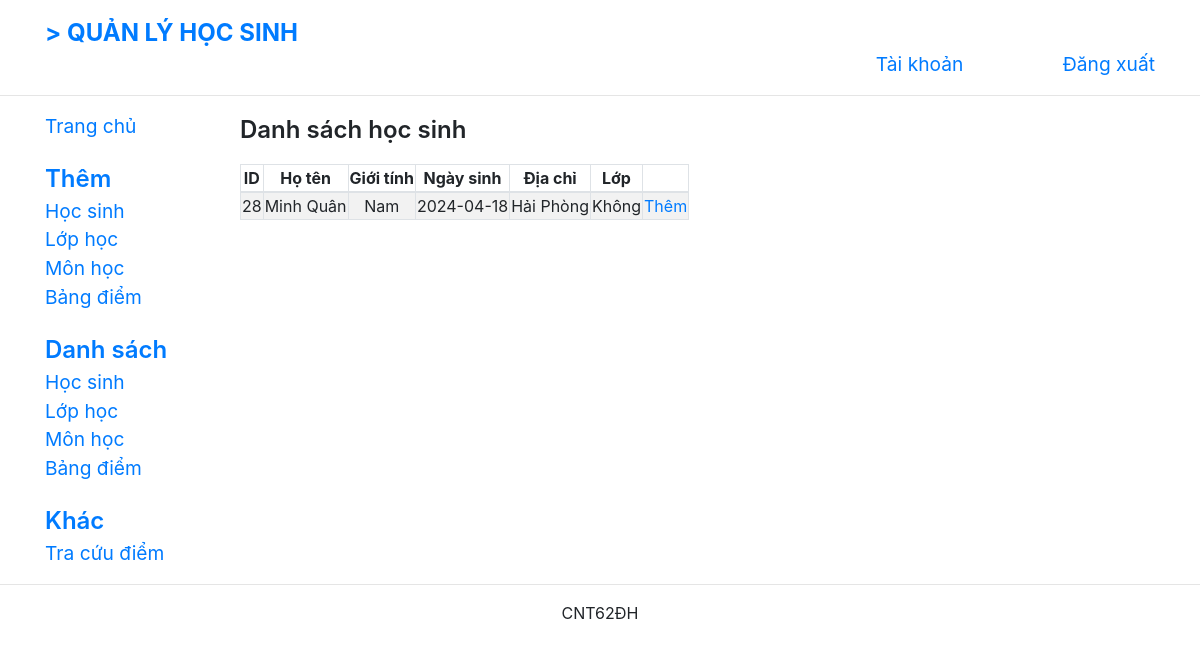
The page /listStudentsnotAdded.php on the database its author committed.
### tables this page shows
CREATE TABLE `hocsinh` (
  `id_hocsinh` int(11) NOT NULL,
  `hoten` varchar(50) NOT NULL,
  `gioitinh` varchar(5) NOT NULL,
  `ngaysinh` date NOT NULL,
  `diachi` varchar(50) NOT NULL,
  `id_lop` int(11) DEFAULT NULL
);

CREATE TABLE `lop` (
  `id_lop` int(11) NOT NULL,
  `tenlop` varchar(20) NOT NULL,
  `khoi` int(11) NOT NULL,
  `siso` int(11) NOT NULL
);

### listStudentsnotAdded.php (the view, shortened to what this page needs)
<?php
include"connect.php";
$sql = "SELECT hocsinh.id_hocsinh, hocsinh.hoten, lop.tenlop, hocsinh.gioitinh, hocsinh.ngaysinh, hocsinh.diachi FROM hocsinh INNER JOIN lop ON lop.id_lop = hocsinh.id_lop WHERE lop.tenlop ='Không'";
$stmt=$conn->prepare($sql);
$query=$stmt->execute();
?>
<!DOCTYPE html>
<html>
<head>
    <link rel="stylesheet" href="https://maxcdn.bootstrapcdn.com/bootstrap/4.0.0/css/bootstrap.min.css"
>
    <link href="https://cdn.jsdelivr.net/npm/select2@4.1.0-rc.0/dist/css/select2.min.css" rel="stylesheet" />
    <link rel="stylesheet" type="text/css" href="https://cdn.datatables.net/v/dt/dt-1.10.25/datatables.min.css" />
    <link rel="stylesheet" href="common.css">
    <link rel="stylesheet" href="layout.css">
</head>
<body>
    <div class="container">
        <header class="row">
            <div id="brand" class="col-12 col-lg-7">
                <a href="./index.php" class="navbar-brand">>
                    <span id="brand_name">QUẢN LÝ HỌC SINH</span>
                </a>
            </div>
            <div id="horizontal_menu" class="col-12 col-lg-5 row">
                <a href="#" class="col-7">Tài khoản</a>
                <a href="logout.php" class="col-5">Đăng xuất</a>
            </div>
        </header>
    </div>
    <hr>
    <div class="container">
        <div class="row">
            <nav class="col-lg-2 navbar-collapse collapse expand-lg" id="nav_bar">
                <a href="./index.php" class="nav_option">Trang chủ</a>
                <div class="nav_group">
                    <p class="nav_group_name">Thêm</p>
                    <a href="./createStudent.php" class="nav_option">Học sinh</a>
                    <a href="./createClass.php" class="nav_option">Lớp học</a>
                    <a href="./createSubject.php" class="nav_option">Môn học</a>
                    <a href="./createTranscript.php" class="nav_option">Bảng điểm</a>
                </div>
                <div class="nav_group">
                    <p class="nav_group_name">Danh sách</p>
                    <a href="./listStudents.php" class="nav_option">Học sinh</a>
                    <a href="./listClasses.php" class="nav_option">Lớp học</a>
                    <a href="./listSubjects.php" class="nav_option">Môn học</a>
                    <a href="./listTranscripts.php" class="nav_option">Bảng điểm</a>
                </div>
                <div class="nav_group">
                    <p class="nav_group_name">Khác</p>
                    <a href="./searchTranscript.php" class="nav_option">Tra cứu điểm</a>
                </div>
            </nav>
            <div class="col-lg-10 content">
                <p class="page_title">Danh sách học sinh</p>
                <div class="table-responsive">
                    <table class="data_table table-striped table-bordered">
                        <thead>
                            <th>ID</th>
                            <th>Họ tên</th>
                            <th>Giới tính</th>
                            <th>Ngày sinh</th>
                            <th>Địa chỉ</th>
                            <th>Lớp</th>
                            <th></th>
                        </thead>
                        <tbody>
                            <?php
                            if($query){
                                while($row = $stmt->fetch(PDO::FETCH_ASSOC)){
                            ?>
                                <tr>
                                    <td><?php echo $row["id_hocsinh"]?></td>
                                    <td><?php echo $row["hoten"]?></td>
                                    <td><?php echo $row["gioitinh"]?></td>
                                    <td><?php echo $row["ngaysinh"]?></td>
                                    <td><?php echo $row["diachi"]?></td>
                                    <td><?php echo $row["tenlop"]?></td>
                                <span>
                                <td>
                                    <a href="addStudenttoClass.php?id_hocsinh=<?php echo $row["id_hocsinh"]?>">Thêm</a>
                                </td>
                                </span>
                            </tr>
                            <?php
                        }
                    }
                    ?>
                        </tbody>
                    </table>
                </div>
            </div>
        </div>
    </div>
    <hr>
    <div class="container">
        <footer>
            <p>CNT62ĐH</p>
        </footer>
    </div>
</body>
</html>

### common.css (style rules this page uses)
.content { padding-left: 20px; }
.page_title { font-weight: 600; font-size: 1.5em; }
td, th { text-align: center; }
@media (min-width: 992px) { .expand-lg { display: block !important; } }

### layout.css (style rules this page uses)
header { margin-top: 10px; }
#brand a, #brand a:hover { color: #007bff; font-size: 1.5em; font-weight: bold; }
#horizontal_menu { text-align: right; padding-top: 40px; padding-right: 0; }
#horizontal_menu a, #horizontal_menu a:hover { text-decoration: none; font-size: 1.2em; vertical-align: bottom; padding-right: 0; }
.nav_group { margin-top: 20px; }
.nav_group_name { font-size: 1.5em; font-weight: 600; color: #007bff; margin: 0; }
.nav_option, .nav_option:hover { display: block; font-size: 1.2em; text-decoration: none; }
footer { text-align: center; }

### rows shown on the page
hocsinh: id_hocsinh "28", hoten "Minh Quân", gioitinh "Nam", ngaysinh "2024-04-18", diachi "Hải Phòng", id_lop.tenlop "Không"
